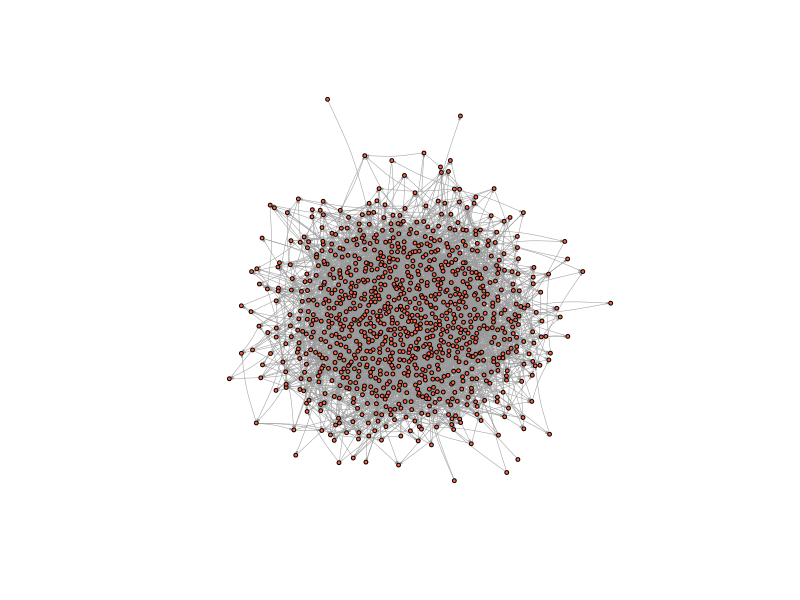
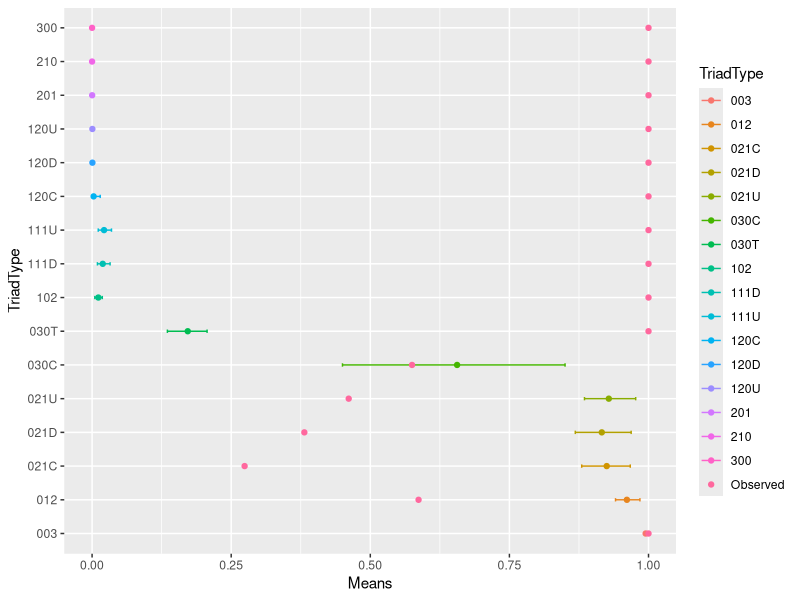

Write R code to recreate these figures, in order.
#!/usr/bin/env Rscript
######################################################################
# @author      : Linus Fernandes (linusfernandes at gmail dot com)
# @file        : comm59
# @created     : Saturday Oct 28, 2023 21:24:42 IST
#
# @description :
######################################################################
library(ggplot2)
# First read in igraph
library(igraph)
# read in the edge list from our github
el <- read.table("comm59.csv", header = T)
print(str(el))
# Read in attributes from our github
attributes <- read.table("comm59_att.csv", header = T)
print(str(attributes))
# add an ID column
attributes$ID <- 1:nrow(attributes)

# Indexing data so that you only put in certain columns
# We will ignore the ranking variable for now.
el_no_weight <- el[,1:2]
# igraph requires a matrix
el_no_weight <- as.matrix(el_no_weight)

# convert ids to characters so they are preserved as names
el_no_weight[,1] <- as.character(el_no_weight[,1])
el_no_weight[,2] <- as.character(el_no_weight[,2])

# Graph the network
net59 <- graph.edgelist(el_no_weight, directed = T)
# Finally, add attributes
# First link vertex names to their place in the attribute dataset
linked_ids <- match(V(net59)$name, attributes$ID)
# Then we can use that to assign a variable to each user in the network
print(gorder(net59))
print(length(attributes$race[linked_ids]))
V(net59)$race <- attributes$race[linked_ids]
V(net59)$sex <- attributes$sex[linked_ids]
V(net59)$grade <- attributes$grade[linked_ids]
V(net59)$school <- attributes$school[linked_ids]
print(net59)
print("Graph density: ")
print(graph.density(net59))
print("Graph reciprocity: ")
print(reciprocity(net59))
net59_n <- gorder(net59)
net59_density <- graph.density(net59)
# where n is the number of nodes, p.or.m is the probability of drawing an edge, directed is whether the network is directed or not
random_graph <- erdos.renyi.game(n = net59_n, p.or.m = net59_density, directed = TRUE)
plot(random_graph,
    vertex.size = 2,
    vertex.label = NA,
    edge.curved = .1,
    vertex.color = "tomato",
    edge.arrow.size = .1,
    edge.width = .5,
    edge.color = "grey60")
print("Random Graph reciprocity: ")
print(reciprocity(random_graph))
print(triad.census(net59))
print(triad.census(random_graph))

# this creates a list with 100 spaces to store things.  We will store each result here.
trial <- vector("list", 100)

for ( i in 1:length(trial) ){
  random_graph <- erdos.renyi.game(n = net59_n, p.or.m = net59_density, directed = TRUE)
  # We assign to the ith space the result. So for the first iteration, it will assign the result to the first space in the list
  trial[[i]] <- triad.census(random_graph)
}

# We can use the do.call and "rbind" functions together to combine all of the results into a matrix, where each row is one of our trials
trial_df <- do.call("rbind", trial)

colnames(trial_df) <- c("003", "012", "102", "021D", "021U", "021C", "111D", "111U", "030T", "030C", "201", "120D", "120U", "120C", "210", "300") # It is worth naming the columns too.

# add in the observed results
trial_df_w_observed <- rbind(trial_df, as.numeric(triad.census(net59)))

# First, standardize all of the columns by dividing each of their values by the largest value in that column, so that each will be on a similar scale (0 to 1), we can visualize them meaningfully
trial_df_w_observed <- as.data.frame(trial_df_w_observed)

trial_df_w_observed[,1:ncol(trial_df_w_observed)] <- sapply(trial_df_w_observed[,1:length(trial_df_w_observed)], function(x) x/max(x))

# Then split the observed from the simulation results
trial_df <- as.data.frame(trial_df_w_observed[1:100,])
observed <- as.numeric(trial_df_w_observed[101,])

# Summarize the simulation results and add the observed data set back in for comparison
summarized_stats <- data.frame(TriadType = colnames(trial_df),
                                Means = sapply(trial_df, mean),
                                LowerCI = sapply(trial_df, function(x) quantile(x, 0.05)),
                                UpperCI = sapply(trial_df, function(x) quantile(x, 0.95)),
                                Observed = observed)

print(summarized_stats)

ggplot(summarized_stats) +
    geom_point(aes(x=TriadType, y=Means, colour=TriadType)) +
    geom_errorbar(aes(x = TriadType, ymin=LowerCI, ymax=UpperCI, colour=TriadType), width=.1) +
    geom_point(aes(x=TriadType, y=Observed, colour="Observed")) +
    coord_flip()
